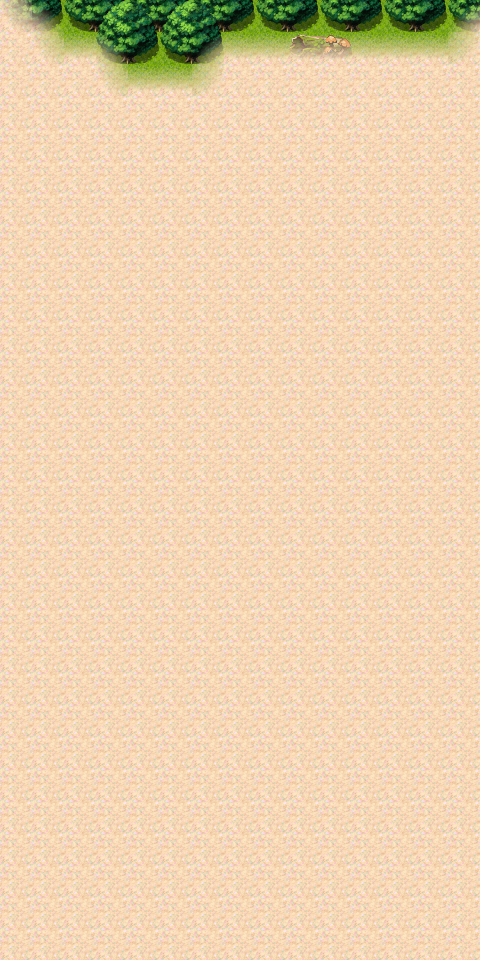

The image is a tile-based game level rendered from a .tmx file. Its description and source (layers, tilesets, objects; grid data summarised) follow:
An orthogonal 15x30 tile map with 32x32 px tiles, 3 tile layers (Ground, Objects, Above), 2 hidden layers not drawn, 60 tilesets.

<map version="2017.05.26" orientation="orthogonal" renderorder="right-down" width="15" height="30" tilewidth="32" tileheight="32" nextobjectid="1">
 <properties>
  <property name="outdoors" value="1" />
 </properties>
 <tileset firstgid="1" name="map_bed_1" tilewidth="32" tileheight="32" tilecount="128" columns="16">
  <image source="../drawable/map_bed_1.png" width="512" height="256" />
 </tileset>
 <tileset firstgid="129" name="map_border_1" tilewidth="32" tileheight="32" tilecount="128" columns="16">
  <image source="../drawable/map_border_1.png" width="512" height="256" />
 </tileset>
 <tileset firstgid="257" name="map_bridge_1" tilewidth="32" tileheight="32" tilecount="128" columns="16">
  <image source="../drawable/map_bridge_1.png" width="512" height="256" />
 </tileset>
 <tileset firstgid="385" name="map_bridge_2" tilewidth="32" tileheight="32" tilecount="128" columns="16">
  <image source="../drawable/map_bridge_2.png" width="512" height="256" />
 </tileset>
 <tileset firstgid="513" name="map_broken_1" tilewidth="32" tileheight="32" tilecount="128" columns="16">
  <image source="../drawable/map_broken_1.png" width="512" height="256" />
 </tileset>
 <tileset firstgid="641" name="map_cavewall_1" tilewidth="32" tileheight="32" tilecount="108" columns="18">
  <image source="../drawable/map_cavewall_1.png" width="576" height="192" />
 </tileset>
 <tileset firstgid="749" name="map_cavewall_2" tilewidth="32" tileheight="32" tilecount="108" columns="18">
  <image source="../drawable/map_cavewall_2.png" width="576" height="192" />
 </tileset>
 <tileset firstgid="857" name="map_cavewall_3" tilewidth="32" tileheight="32" tilecount="108" columns="18">
  <image source="../drawable/map_cavewall_3.png" width="576" height="192" />
 </tileset>
 <tileset firstgid="965" name="map_cavewall_4" tilewidth="32" tileheight="32" tilecount="108" columns="18">
  <image source="../drawable/map_cavewall_4.png" width="576" height="192" />
 </tileset>
 <tileset firstgid="1073" name="map_chair_table_1" tilewidth="32" tileheight="32" tilecount="128" columns="16">
  <image source="../drawable/map_chair_table_1.png" width="512" height="256" />
 </tileset>
 <tileset firstgid="1201" name="map_chair_table_2" tilewidth="32" tileheight="32" tilecount="128" columns="16">
  <image source="../drawable/map_chair_table_2.png" width="512" height="256" />
 </tileset>
 <tileset firstgid="1329" name="map_crate_1" tilewidth="32" tileheight="32" tilecount="128" columns="16">
  <image source="../drawable/map_crate_1.png" width="512" height="256" />
 </tileset>
 <tileset firstgid="1457" name="map_cupboard_1" tilewidth="32" tileheight="32" tilecount="128" columns="16">
  <image source="../drawable/map_cupboard_1.png" width="512" height="256" />
 </tileset>
 <tileset firstgid="1585" name="map_curtain_1" tilewidth="32" tileheight="32" tilecount="128" columns="16">
  <image source="../drawable/map_curtain_1.png" width="512" height="256" />
 </tileset>
 <tileset firstgid="1713" name="map_entrance_1" tilewidth="32" tileheight="32" tilecount="128" columns="16">
  <image source="../drawable/map_entrance_1.png" width="512" height="256" />
 </tileset>
 <tileset firstgid="1841" name="map_entrance_2" tilewidth="32" tileheight="32" tilecount="128" columns="16">
  <image source="../drawable/map_entrance_2.png" width="512" height="256" />
 </tileset>
 <tileset firstgid="1969" name="map_fence_1" tilewidth="32" tileheight="32" tilecount="128" columns="16">
  <image source="../drawable/map_fence_1.png" width="512" height="256" />
 </tileset>
 <tileset firstgid="2097" name="map_fence_2" tilewidth="32" tileheight="32" tilecount="128" columns="16">
  <image source="../drawable/map_fence_2.png" width="512" height="256" />
 </tileset>
 <tileset firstgid="2225" name="map_fence_3" tilewidth="32" tileheight="32" tilecount="128" columns="16">
  <image source="../drawable/map_fence_3.png" width="512" height="256" />
 </tileset>
 <tileset firstgid="2353" name="map_fence_4" tilewidth="32" tileheight="32" tilecount="128" columns="16">
  <image source="../drawable/map_fence_4.png" width="512" height="256" />
 </tileset>
 <tileset firstgid="2481" name="map_ground_1" tilewidth="32" tileheight="32" tilecount="128" columns="16">
  <image source="../drawable/map_ground_1.png" width="512" height="256" />
 </tileset>
 <tileset firstgid="2609" name="map_ground_2" tilewidth="32" tileheight="32" tilecount="128" columns="16">
  <image source="../drawable/map_ground_2.png" width="512" height="256" />
 </tileset>
 <tileset firstgid="2737" name="map_ground_3" tilewidth="32" tileheight="32" tilecount="128" columns="16">
  <image source="../drawable/map_ground_3.png" width="512" height="256" />
 </tileset>
 <tileset firstgid="2865" name="map_ground_4" tilewidth="32" tileheight="32" tilecount="128" columns="16">
  <image source="../drawable/map_ground_4.png" width="512" height="256" />
 </tileset>
 <tileset firstgid="2993" name="map_ground_5" tilewidth="32" tileheight="32" tilecount="128" columns="16">
  <image source="../drawable/map_ground_5.png" width="512" height="256" />
 </tileset>
 <tileset firstgid="3121" name="map_ground_6" tilewidth="32" tileheight="32" tilecount="128" columns="16">
  <image source="../drawable/map_ground_6.png" width="512" height="256" />
 </tileset>
 <tileset firstgid="3249" name="map_ground_7" tilewidth="32" tileheight="32" tilecount="128" columns="16">
  <image source="../drawable/map_ground_7.png" width="512" height="256" />
 </tileset>
 <tileset firstgid="3377" name="map_ground_8" tilewidth="32" tileheight="32" tilecount="128" columns="16">
  <image source="../drawable/map_ground_8.png" width="512" height="256" />
 </tileset>
 <tileset firstgid="3505" name="map_house_1" tilewidth="32" tileheight="32" tilecount="128" columns="16">
  <image source="../drawable/map_house_1.png" width="512" height="256" />
 </tileset>
 <tileset firstgid="3633" name="map_house_2" tilewidth="32" tileheight="32" tilecount="128" columns="16">
  <image source="../drawable/map_house_2.png" width="512" height="256" />
 </tileset>
 <tileset firstgid="3761" name="map_indoor_1" tilewidth="32" tileheight="32" tilecount="128" columns="16">
  <image source="../drawable/map_indoor_1.png" width="512" height="256" />
 </tileset>
 <tileset firstgid="3889" name="map_indoor_2" tilewidth="32" tileheight="32" tilecount="128" columns="16">
  <image source="../drawable/map_indoor_2.png" width="512" height="256" />
 </tileset>
 <tileset firstgid="4017" name="map_kitchen_1" tilewidth="32" tileheight="32" tilecount="128" columns="16">
  <image source="../drawable/map_kitchen_1.png" width="512" height="256" />
 </tileset>
 <tileset firstgid="4145" name="map_outdoor_1" tilewidth="32" tileheight="32" tilecount="128" columns="16">
  <image source="../drawable/map_outdoor_1.png" width="512" height="256" />
 </tileset>
 <tileset firstgid="4273" name="map_pillar_1" tilewidth="32" tileheight="32" tilecount="128" columns="16">
  <image source="../drawable/map_pillar_1.png" width="512" height="256" />
 </tileset>
 <tileset firstgid="4401" name="map_pillar_2" tilewidth="32" tileheight="32" tilecount="128" columns="16">
  <image source="../drawable/map_pillar_2.png" width="512" height="256" />
 </tileset>
 <tileset firstgid="4529" name="map_plant_1" tilewidth="32" tileheight="32" tilecount="128" columns="16">
  <image source="../drawable/map_plant_1.png" width="512" height="256" />
 </tileset>
 <tileset firstgid="4657" name="map_plant_2" tilewidth="32" tileheight="32" tilecount="128" columns="16">
  <image source="../drawable/map_plant_2.png" width="512" height="256" />
 </tileset>
 <tileset firstgid="4785" name="map_rock_1" tilewidth="32" tileheight="32" tilecount="128" columns="16">
  <image source="../drawable/map_rock_1.png" width="512" height="256" />
 </tileset>
 <tileset firstgid="4913" name="map_rock_2" tilewidth="32" tileheight="32" tilecount="128" columns="16">
  <image source="../drawable/map_rock_2.png" width="512" height="256" />
 </tileset>
 <tileset firstgid="5041" name="map_roof_1" tilewidth="32" tileheight="32" tilecount="128" columns="16">
  <image source="../drawable/map_roof_1.png" width="512" height="256" />
 </tileset>
 <tileset firstgid="5169" name="map_roof_2" tilewidth="32" tileheight="32" tilecount="128" columns="16">
  <image source="../drawable/map_roof_2.png" width="512" height="256" />
 </tileset>
 <tileset firstgid="5297" name="map_roof_3" tilewidth="32" tileheight="32" tilecount="128" columns="16">
  <image source="../drawable/map_roof_3.png" width="512" height="256" />
 </tileset>
 <tileset firstgid="5425" name="map_shop_1" tilewidth="32" tileheight="32" tilecount="128" columns="16">
  <image source="../drawable/map_shop_1.png" width="512" height="256" />
 </tileset>
 <tileset firstgid="5553" name="map_sign_ladder_1" tilewidth="32" tileheight="32" tilecount="128" columns="16">
  <image source="../drawable/map_sign_ladder_1.png" width="512" height="256" />
 </tileset>
 <tileset firstgid="5681" name="map_table_1" tilewidth="32" tileheight="32" tilecount="128" columns="16">
  <image source="../drawable/map_table_1.png" width="512" height="256" />
 </tileset>
 <tileset firstgid="5809" name="map_trail_1" tilewidth="32" tileheight="32" tilecount="128" columns="16">
  <image source="../drawable/map_trail_1.png" width="512" height="256" />
 </tileset>
 <tileset firstgid="5937" name="map_transition_1" tilewidth="32" tileheight="32" tilecount="128" columns="16">
  <image source="../drawable/map_transition_1.png" width="512" height="256" />
 </tileset>
 <tileset firstgid="6065" name="map_transition_2" tilewidth="32" tileheight="32" tilecount="128" columns="16">
  <image source="../drawable/map_transition_2.png" width="512" height="256" />
 </tileset>
 <tileset firstgid="6193" name="map_transition_3" tilewidth="32" tileheight="32" tilecount="128" columns="16">
  <image source="../drawable/map_transition_3.png" width="512" height="256" />
 </tileset>
 <tileset firstgid="6321" name="map_transition_4" tilewidth="32" tileheight="32" tilecount="128" columns="16">
  <image source="../drawable/map_transition_4.png" width="512" height="256" />
 </tileset>
 <tileset firstgid="6449" name="map_transition_5" tilewidth="32" tileheight="32" tilecount="128" columns="16">
  <image source="../drawable/map_transition_5.png" width="512" height="256" />
 </tileset>
 <tileset firstgid="6577" name="map_tree_1" tilewidth="32" tileheight="32" tilecount="128" columns="16">
  <image source="../drawable/map_tree_1.png" width="512" height="256" />
 </tileset>
 <tileset firstgid="6705" name="map_tree_2" tilewidth="32" tileheight="32" tilecount="128" columns="16">
  <image source="../drawable/map_tree_2.png" width="512" height="256" />
 </tileset>
 <tileset firstgid="6833" name="map_wall_1" tilewidth="32" tileheight="32" tilecount="128" columns="16">
  <image source="../drawable/map_wall_1.png" width="512" height="256" />
 </tileset>
 <tileset firstgid="6961" name="map_wall_2" tilewidth="32" tileheight="32" tilecount="120" columns="15">
  <image source="../drawable/map_wall_2.png" width="480" height="256" />
 </tileset>
 <tileset firstgid="7081" name="map_wall_3" tilewidth="32" tileheight="32" tilecount="120" columns="15">
  <image source="../drawable/map_wall_3.png" width="480" height="256" />
 </tileset>
 <tileset firstgid="7201" name="map_wall_4" tilewidth="32" tileheight="32" tilecount="120" columns="15">
  <image source="../drawable/map_wall_4.png" width="480" height="256" />
 </tileset>
 <tileset firstgid="7321" name="map_window_1" tilewidth="32" tileheight="32" tilecount="128" columns="16">
  <image source="../drawable/map_window_1.png" width="512" height="256" />
 </tileset>
 <tileset firstgid="7449" name="map_window_2" tilewidth="32" tileheight="32" tilecount="128" columns="16">
  <image source="../drawable/map_window_2.png" width="512" height="256" />
 </tileset>
 <layer name="Ground" width="15" height="30">
  <data>[450 cells, 450 non-empty, 2 distinct tile ids]</data>
 </layer>
 <layer name="Objects" width="15" height="30">
  <data>[450 cells, 76 non-empty, 27 distinct tile ids]</data>
 </layer>
 <layer name="Above" width="15" height="30">
  <data>[450 cells, 440 non-empty, 8 distinct tile ids]</data>
 </layer>
 <layer name="Above_1" width="15" height="30" visible="0">
  <data>[450 cells, 424 non-empty, 17 distinct tile ids]</data>
 </layer>
 <layer name="Walkable" width="15" height="30" visible="0">
  <data>[450 cells, 50 non-empty, 1 distinct tile ids]</data>
 </layer>
 <objectgroup name="Mapevents" visible="0" />
 <objectgroup name="Spawn" visible="0" />
 <objectgroup name="Keys" visible="0" />
 <objectgroup name="Replace" visible="0" />
</map>
